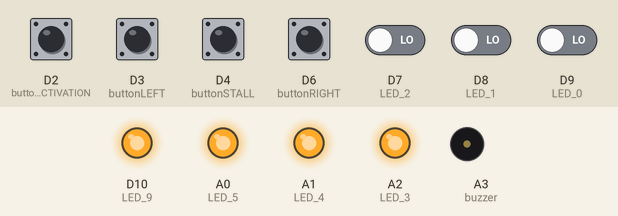
This sketch was run on a simulated Arduino Zero (SAMD21). Shown: output pins drawn as LEDs (lit = HIGH), buzzer (waves = sounding, pin HIGH). Dashed ring = blinking. The inputs (shaded band) are chosen by the test bench; at power-on: D2 (buttonACTIVATION), D3 (buttonLEFT), D4 (buttonSTALL), D6 (buttonRIGHT), D7 (LED_2), D8 (LED_1), D9 (LED_0) LOW. What the sketch prints to the serial monitor is not drawn.

Above: at 4.6 s.
4.7 s: D7 (LED_2) driven HIGH
At 7.6 s:
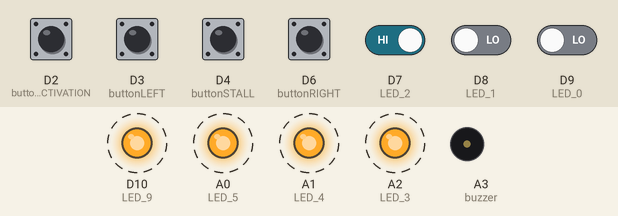
7.7 s: D7 (LED_2) driven LOW
At 8.5 s:
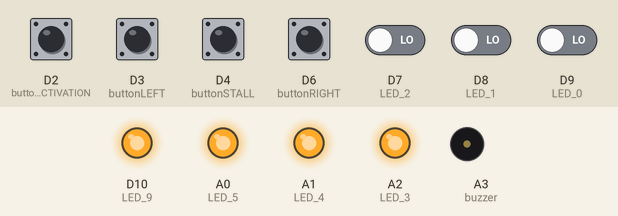
9.2 s: D2 (buttonACTIVATION) pulled HIGH for 1 s
At 10.5 s:
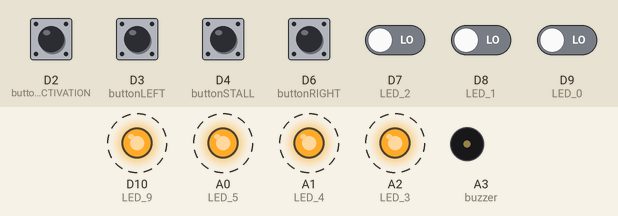
11.7 s: D8 (LED_1) driven HIGH
At 12.25 s:
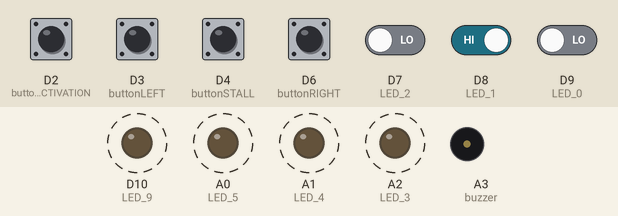
Timing chart, 0 to 15.7 s (numbered marks = the images above; inputs shaded):
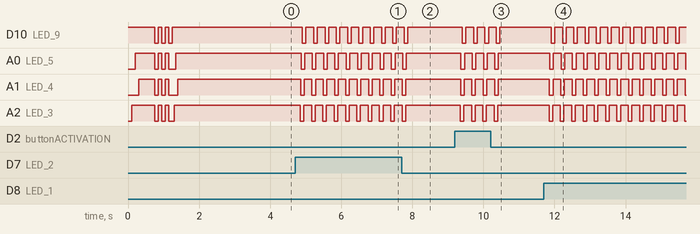

The sketch:

ACTIVATION_LIB.UPDATE_3.1.ino
```cpp
// BUMP CODE
// NOPE CODES
// UPDATED TO 3.0 LIB
// UNIFIED LANGUAGE ACROSS CODES

#include <Arduino.h>
#include <ButtonDebounce.h>
#include <IRremote.h>

#if defined(ARDUINO_ARCH_SAMD)
#define Serial SerialUSB
#endif

const int LED_0 = 9;
const int LED_1 = 8;
const int LED_2 = 7;
const int LED_3 = A2;
const int LED_4 = A1;
const int LED_5 = A0;
const int LED_6 = 15;
const int LED_7 = 14;
const int LED_8 = 16;
const int LED_9 = 10;
const int buzzer = A3;
const int buttonACTIVATION = 2;
const int buttonLEFT = 3;
const int buttonSTALL = 4;
const int buttonRIGHT = 6;
const int buttonNOPEleft = 7;
const int buttonNOPEback = 8;
const int buttonNOPEright = 9;
const int IR_SEND_PIN = 5;
const int debounceDelay = 50;
int buttonState = 0;

   void sequence(){
    digitalWrite(LED_0, LOW);
    delay(10);
    digitalWrite(LED_1, LOW);
    delay(10);
    digitalWrite(LED_2, LOW);
    delay(10);
    digitalWrite(LED_3, LOW);
    delay(10);
    digitalWrite(LED_4, LOW);
    delay(10);
    digitalWrite(LED_5, LOW);
    delay(10);
    digitalWrite(LED_6, LOW);
    delay(10);
    digitalWrite(LED_7, LOW);
    delay(10);
    digitalWrite(LED_8, LOW);
    delay(10);
    digitalWrite(LED_9, LOW);
    delay(10);

    digitalWrite(LED_0, HIGH);
    delay(10);
    digitalWrite(LED_1, HIGH);
    delay(10);
    digitalWrite(LED_2, HIGH);
    delay(10);
    digitalWrite(LED_3, HIGH);
    delay(10);
    digitalWrite(LED_4, HIGH);
    delay(10);
    digitalWrite(LED_5, HIGH);
    delay(10);
    digitalWrite(LED_6, HIGH);
    delay(10);
    digitalWrite(LED_7, HIGH);
    delay(10);
    digitalWrite(LED_8, HIGH);
    delay(10);
    digitalWrite(LED_9, HIGH);
    delay(10);
   }


void setup() {
    pinMode(LED_0, OUTPUT);
    pinMode(LED_1, OUTPUT);
    pinMode(LED_2, OUTPUT);
    pinMode(LED_3, OUTPUT);
    pinMode(LED_4, OUTPUT);
    pinMode(LED_5, OUTPUT);
    pinMode(LED_6, OUTPUT);
    pinMode(LED_7, OUTPUT);
    pinMode(LED_8, OUTPUT);
    pinMode(LED_9, OUTPUT);
    pinMode(buzzer, OUTPUT);
    pinMode(buttonRIGHT, INPUT);
    pinMode(buttonLEFT, INPUT);
    pinMode(buttonSTALL, INPUT);
    pinMode(buttonNOPEleft, INPUT);
    pinMode(buttonNOPEback, INPUT);
    pinMode(buttonNOPEright, INPUT);
    pinMode(buttonACTIVATION, INPUT);

////////////////////////////////////////////////
//LED RING START UP SEQUENCE
////////////////////////////////////////////////

    digitalWrite(LED_0, HIGH);
    digitalWrite(LED_9, HIGH);
    delay (100);
    digitalWrite(LED_1, HIGH);
    digitalWrite(LED_8, HIGH);
    delay (100);
    digitalWrite(LED_2, HIGH);
    digitalWrite(LED_7, HIGH);
    delay (100);
    digitalWrite(LED_3, HIGH);
    digitalWrite(LED_6, HIGH);
    delay (100);
    digitalWrite(LED_4, HIGH);
    digitalWrite(LED_5, HIGH);
    delay (250);

    digitalWrite(LED_0, HIGH);
    digitalWrite(LED_1, HIGH);
    digitalWrite(LED_2, HIGH);
    digitalWrite(LED_3, HIGH);
    digitalWrite(LED_4, HIGH);
    digitalWrite(LED_5, HIGH);
    digitalWrite(LED_6, HIGH);
    digitalWrite(LED_7, HIGH);
    digitalWrite(LED_8, HIGH);
    digitalWrite(LED_9, HIGH);
    delay(100);
    digitalWrite(LED_0, LOW);
    digitalWrite(LED_1, LOW);
    digitalWrite(LED_2, LOW);
    digitalWrite(LED_3, LOW);
    digitalWrite(LED_4, LOW);
    digitalWrite(LED_5, LOW);
    digitalWrite(LED_6, LOW);
    digitalWrite(LED_7, LOW);
    digitalWrite(LED_8, LOW);
    digitalWrite(LED_9, LOW);
    delay(100);
    digitalWrite(LED_0, HIGH);
    digitalWrite(LED_1, HIGH);
    digitalWrite(LED_2, HIGH);
    digitalWrite(LED_3, HIGH);
    digitalWrite(LED_4, HIGH);
    digitalWrite(LED_5, HIGH);
    digitalWrite(LED_6, HIGH);
    digitalWrite(LED_7, HIGH);
    digitalWrite(LED_8, HIGH);
    digitalWrite(LED_9, HIGH);
    delay(100);
    digitalWrite(LED_0, LOW);
    digitalWrite(LED_1, LOW);
    digitalWrite(LED_2, LOW);
    digitalWrite(LED_3, LOW);
    digitalWrite(LED_4, LOW);
    digitalWrite(LED_5, LOW);
    digitalWrite(LED_6, LOW);
    digitalWrite(LED_7, LOW);
    digitalWrite(LED_8, LOW);
    digitalWrite(LED_9, LOW);
    delay(100);
    digitalWrite(LED_0, HIGH);
    digitalWrite(LED_1, HIGH);
    digitalWrite(LED_2, HIGH);
    digitalWrite(LED_3, HIGH);
    digitalWrite(LED_4, HIGH);
    digitalWrite(LED_5, HIGH);
    digitalWrite(LED_6, HIGH);
    digitalWrite(LED_7, HIGH);
    digitalWrite(LED_8, HIGH);
    digitalWrite(LED_9, HIGH);
    delay(100);
    digitalWrite(LED_0, LOW);
    digitalWrite(LED_1, LOW);
    digitalWrite(LED_2, LOW);
    digitalWrite(LED_3, LOW);
    digitalWrite(LED_4, LOW);
    digitalWrite(LED_5, LOW);
    digitalWrite(LED_6, LOW);
    digitalWrite(LED_7, LOW);
    digitalWrite(LED_8, LOW);
    digitalWrite(LED_9, LOW);
    delay(100);
    digitalWrite(LED_9, HIGH);
    delay (50);
    digitalWrite(LED_8, HIGH);
    delay (50);
    digitalWrite(LED_7, HIGH);
    delay (50);
    digitalWrite(LED_6, HIGH);
    delay (50);
    digitalWrite(LED_5, HIGH);
    delay (50);
    digitalWrite(LED_4, HIGH);
    delay (50);
    digitalWrite(LED_3, HIGH);
    delay (50);
    digitalWrite(LED_2, HIGH);
    delay (50);
    digitalWrite(LED_1, HIGH);
    delay (50);
    digitalWrite(LED_0, HIGH);
    delay(750);

////////////////////////////////////////////////
//END STATRT UP SEQUENCES
////////////////////////////////////////////////

    Serial.begin(115200);
#if defined(__AVR_ATmega32U4__) || defined(SERIAL_USB) || defined(SERIAL_PORT_USBVIRTUAL)  || defined(ARDUINO_attiny3217)
    delay(1000); // To be able to connect Serial monitor after reset or power up and before first printout
#endif
    // Just to know which program is running on my Arduino
    Serial.println(F("START " __FILE__ " from " __DATE__ "\r\nUsing library version " VERSION_IRREMOTE));

    IrSender.begin(IR_SEND_PIN, ENABLE_LED_FEEDBACK); // Specify send pin and enable feedback LED at default feedback LED pin

    Serial.print(F("Ready to send IR signals at pin "));
    Serial.println(IR_SEND_PIN);
}
uint32_t botACTIVATION = 0xFFC23D; // BOTS ON
uint32_t botBumpRIGHT = 0xFFE21D; // BOT BUMP RIGHT
uint32_t botBumpLEFT = 0xFFA25D; // BOT BUMP LEFT
uint32_t botSTALL = 0xFF629D; // BOT SWITCHES TO REVERSE
uint32_t botNOPEleft = 0xFFE01F;
uint32_t botNOPEback = 0xFFA857;
uint32_t botNOPEright = 0xFF906F;
uint8_t nbits = 32;
uint8_t sCommand = 0x34;
uint8_t sRepeats = 0;

  void loop() {
    if (digitalRead(buttonACTIVATION) == HIGH){
    delay(debounceDelay);
    IrSender.sendNEC(botACTIVATION, sCommand, sRepeats);
    sequence();
}

    if (digitalRead(buttonRIGHT) == HIGH){
    delay(debounceDelay);
    IrSender.sendNEC(botBumpRIGHT, sCommand, sRepeats);
    sequence();
}

    if (digitalRead(buttonLEFT) == HIGH){
    delay(debounceDelay);
    IrSender.sendNEC(botBumpLEFT, sCommand, sRepeats);
    sequence();
}

    if (digitalRead(buttonSTALL) == HIGH){
    delay(debounceDelay);
    IrSender.sendNEC(botSTALL, sCommand, sRepeats);
    sequence();
}

    if (digitalRead(buttonNOPEleft) == HIGH){
    delay(debounceDelay);
    IrSender.sendNEC(botNOPEleft, sCommand, sRepeats);
    sequence();
}

    if (digitalRead(buttonNOPEright) == HIGH){
    delay(debounceDelay);
    IrSender.sendNEC(botNOPEright, sCommand, sRepeats);
    sequence();
}

    if (digitalRead(buttonNOPEback) == HIGH){
    delay(debounceDelay);
    IrSender.sendNEC(botNOPEback, sCommand, sRepeats);
    sequence();
}
}
```

Measured:
- after the input at 4.7 s, D10 (LED_9): alternates HIGH for 0.22 s and LOW for 0.10 s, starting after 0.21 s; A0 (LED_5): alternates HIGH for 0.22 s and LOW for 0.10 s, starting after 0.17 s; A1 (LED_4): alternates HIGH for 0.22 s and LOW for 0.10 s, starting after 0.16 s; A2 (LED_3): alternates HIGH for 0.22 s and LOW for 0.10 s, starting after 0.15 s
- after the input at 7.7 s, D10 (LED_9): goes on until 7.9 s, then stays HIGH; A0 (LED_5), A1 (LED_4), A2 (LED_3): goes on until 7.8 s, then stays HIGH
- after the input at 9.2 s, D10 (LED_9): alternates HIGH for 0.22 s and LOW for 0.10 s, 8 changes in all, then stays HIGH, starting after 0.21 s; A0 (LED_5): alternates HIGH for 0.22 s and LOW for 0.10 s, 8 changes in all, then stays HIGH, starting after 0.17 s
- after the input at 11.7 s, D10 (LED_9): alternates HIGH for 0.22 s and LOW for 0.10 s, starting after 0.21 s; A0 (LED_5): alternates HIGH for 0.22 s and LOW for 0.10 s, starting after 0.17 s; A1 (LED_4): alternates HIGH for 0.22 s and LOW for 0.10 s, starting after 0.16 s; A2 (LED_3): alternates HIGH for 0.22 s and LOW for 0.10 s, starting after 0.15 s
